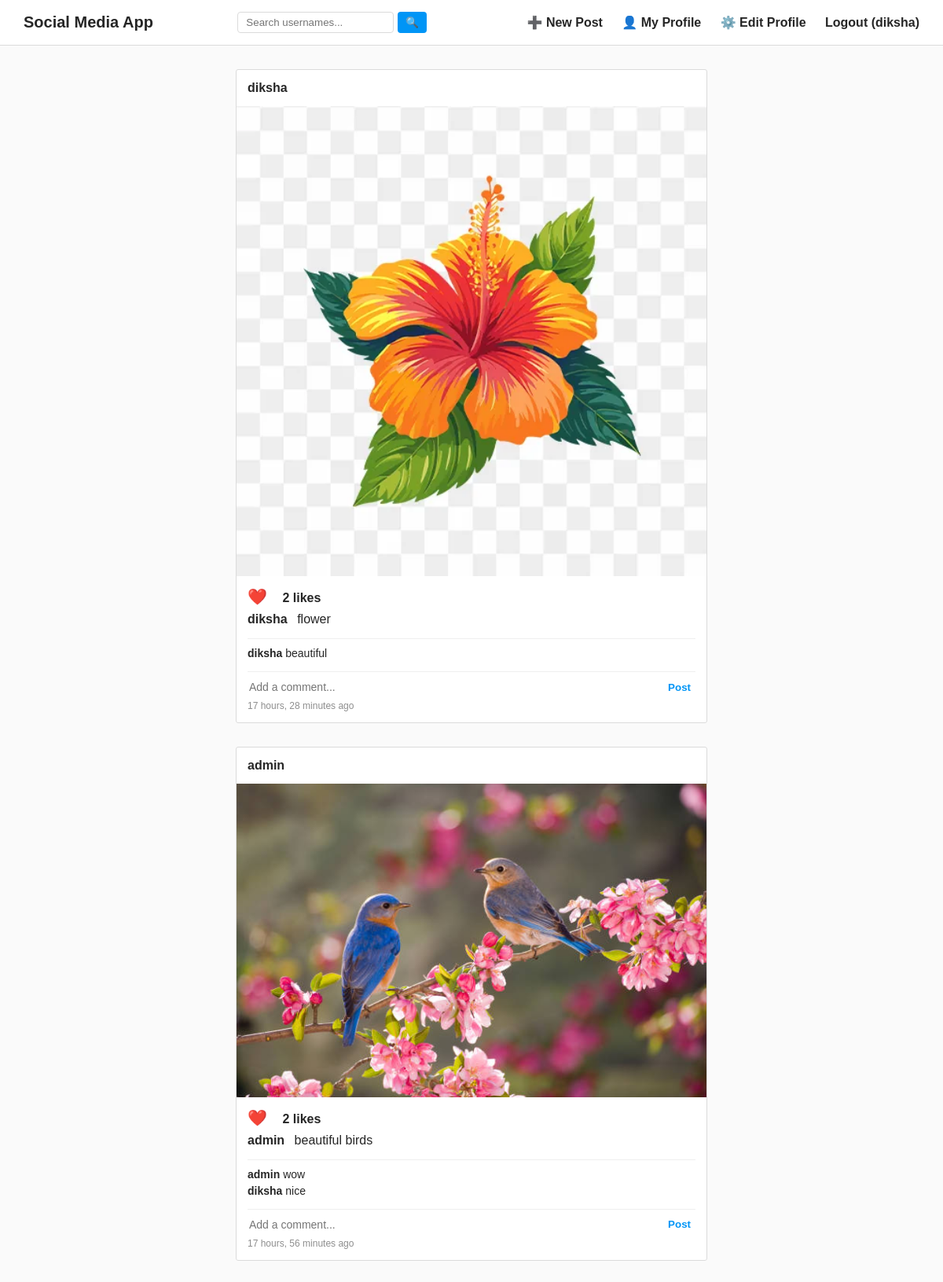
Screenshot of / (signed in) with the database file from the repository.
### posts/models.py (models this page shows, shortened)
class Post(models.Model):
    author = models.ForeignKey(User, on_delete=models.CASCADE, related_name='posts')
    image = models.ImageField(upload_to='post_images/')
    caption = models.TextField(blank=True, max_length=1000)
    created_at = models.DateTimeField(auto_now_add=True)
    class Meta:
        ordering = ['-created_at']

class Comment(models.Model):
    user = models.ForeignKey(User, on_delete=models.CASCADE)
    post = models.ForeignKey(Post, on_delete=models.CASCADE, related_name='comments')
    text = models.CharField(max_length=500)
    created_at = models.DateTimeField(auto_now_add=True)
    class Meta:
        ordering = ['created_at']

### posts/views.py (the view)
# urls.py: path('', views.home_view, name='home'),
@login_required
def home_view(request):
    posts = Post.objects.all()
    return render(request, 'home.html', {'posts': posts})

### templates/home.html (shortened to what this page needs)
{% extends 'base.html' %}
{% block content %}
    {% if posts %}
        {% for post in posts %}
            <div class="card" style="padding: 0; margin-bottom: 30px;">
                <div style="padding: 14px; font-weight: bold;">
                    <a href="{% url 'profile' post.author.username %}" style="text-decoration: none; color: #262626;">{{ post.author.username }}</a>
                </div>
                <img src="{{ post.image.url }}" alt="Post image" style="width: 100%; display: block;">
                <div style="padding: 14px;">
                    <div style="margin-bottom: 8px;">
                        <a href="{% url 'like_post' post.id %}" style="text-decoration: none; font-size: 20px; color: #262626; margin-right: 15px;">❤️</a>
                        <strong>{{ post.likes.count }} likes</strong>
                    </div>
                    <span style="font-weight: bold; margin-right: 8px;">{{ post.author.username }}</span>
                    {{ post.caption }}
                    <div style="margin-top: 15px; border-top: 1px solid #efefef; padding-top: 10px;">
                        {% for comment in post.comments.all %}
                            <div style="margin-bottom: 5px; font-size: 14px;">
                                <strong>{{ comment.user.username }}</strong> {{ comment.text }}
                            </div>
                        {% endfor %}
                    </div>
                    <form method="POST" action="{% url 'add_comment' post.id %}" style="display: flex; margin-top: 15px; border-top: 1px solid #efefef; padding-top: 10px;">
                        <input type="text" name="comment_text" placeholder="Add a comment..." style="flex-grow: 1; border: none; outline: none; font-size: 14px;" required>
                        <button type="submit" style="background: none; border: none; color: #0095f6; font-weight: bold; cursor: pointer;">Post</button>
                    </form>
                    <div style="color: #8e8e8e; font-size: 12px; margin-top: 8px;">{{ post.created_at|timesince }} ago</div>
                </div>
            </div>
        {% endfor %}
    {% else %}
        <div class="card" style="text-align: center;">
            <h3>No posts yet. Follow people or upload your first photo!</h3>
        </div>
    {% endif %}
{% endblock %}

### templates/base.html (shortened to what this page needs)
<!DOCTYPE html>
<html lang="en">
<head>
</head>
<body>
    <nav>
        <a href="{% url 'home' %}" style="font-size: 20px; margin: 0;">Social Media App</a>
        <form method="GET" action="{% url 'search_users' %}" style="display: flex; gap: 5px;">
            <input type="text" name="q" placeholder="Search usernames..." style="padding: 5px 10px; border: 1px solid #dbdbdb; border-radius: 4px; outline: none;" value="{{ query|default:'' }}">
            <button type="submit" style="background: #0095f6; color: white; border: none; padding: 5px 10px; border-radius: 4px; font-weight: bold; cursor: pointer;">🔍</button>
        </form>
        <div>
            {% if user.is_authenticated %}
                <a href="{% url 'create_post' %}">➕ New Post</a>
                <a href="{% url 'profile' user.username %}">👤 My Profile</a>
                <a href="{% url 'edit_profile' %}">⚙️ Edit Profile</a>
                <a href="{% url 'logout' %}">Logout ({{ user.username }})</a>
            {% else %}
                <a href="{% url 'login' %}">Login</a>
                <a href="{% url 'register' %}">Register</a>
            {% endif %}
        </div>
    </nav>
    <div class="container">
        {% block content %}{% endblock %}
    </div>
</body>
</html>

### templates/base.html (style rules this page uses)
body { font-family: Arial, sans-serif; margin: 0; padding: 0; background: #fafafa; color: #262626; }
nav { background: #fff; border-bottom: 1px solid #dbdbdb; padding: 15px 30px; display: flex; justify-content: space-between; align-items: center; position: sticky; top:0; z-index:100; }
nav a { text-decoration: none; color: #262626; margin-left: 20px; font-weight: bold; }
.container { max-width: 600px; margin: 30px auto; padding: 0 10px; }
.card { background: #fff; border: 1px solid #dbdbdb; border-radius: 3px; margin-bottom: 24px; padding: 20px; }

### rows the page displays
Post: author.username "diksha", image (picture), likes.count "2", caption "flower", created_at "17 hours, 28 minutes"
Comment: user.username "diksha", text "beautiful"
Post: author.username "admin", image (picture), likes.count "2", caption "beautiful birds", created_at "17 hours, 56 minutes"
Comment: user.username "admin", text "wow"
Comment: user.username "diksha", text "nice"

### other values shown
{{ user.username }} "diksha"
